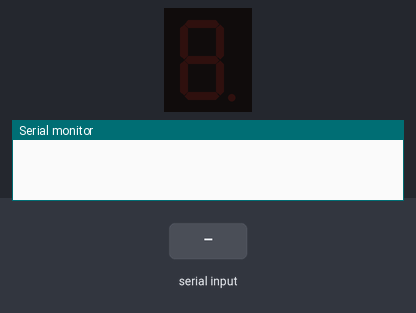
This sketch was run on a simulated Arduino Uno, built with avr-gcc and run on an emulated ATmega328P. Shown: 1-digit seven-segment display, the last lines printed to the serial monitor. Wiring (inferred from the names in the program): 1-digit 7-segment display, segments lit when HIGH: segments pin 2, pin 3, pin 4, pin 5, pin 6, pin 7, pin 8. The test bench sets the inputs (shaded band). The segment pins are drawn as the display they are named for.

Above: at 1.2 s.
1.3 s: "90,45\n" received over Serial
At 2.2 s:
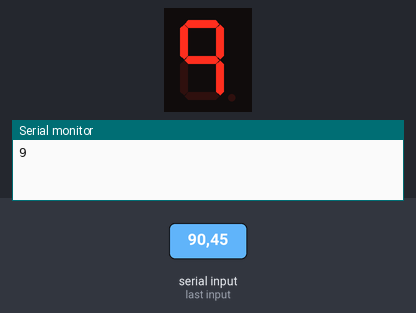
2.8 s: "30,150\n" received over Serial
At 3.4 s:
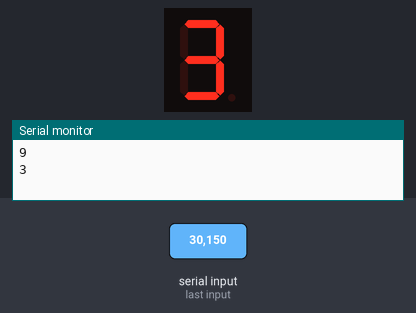
4.3 s: "5\n" received over Serial
At 5.5 s:
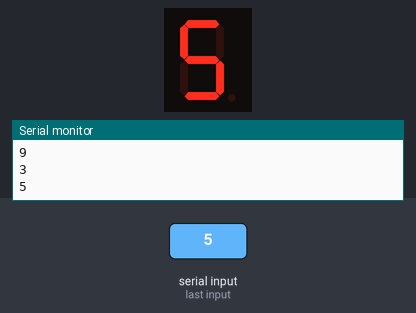
5.8 s: "200\n" received over Serial
At 6.8 s:
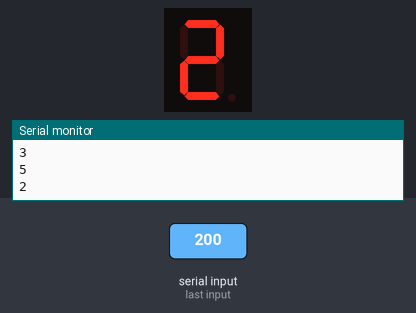
7.3 s: "90\n" received over Serial
At 7.9 s:
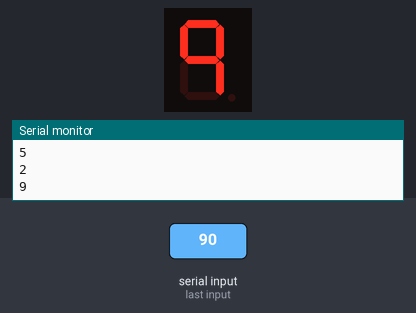
Timing chart, 0 to 9.8 s (numbered marks = the images above; inputs shaded):
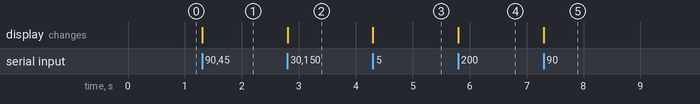

The sketch:

Ex5LedSequencial.ino
```cpp
String input = "";

const int A = 2; // Primeiramente setamos os 7 pinos dos segmentos
const int B = 3;
const int C = 4;
const int D = 5;
const int E = 6;
const int F = 7;
const int G = 8;

int numbers [][10] = {
  {A,B,C,D,E,F}, //0
  {B,C},  //1
  {A,B,D,E,G},  //2
  {A,B,C,D,G},  //3
  {B,C,F,G},  //4
  {A,C,D,F,G},  //5
  {C,D,E,F,G},  //6
  {A,B,C},  //7
  {A,B,C,D,E,F,G},  //8
  {A,B,C,F,G},  //9
};

boolean ligaPonto = false;

void setup(){
  Serial.begin(9600);

  pinMode(A, OUTPUT);
  pinMode(B, OUTPUT);
  pinMode(C, OUTPUT);
  pinMode(D, OUTPUT);
  pinMode(E, OUTPUT);
  pinMode(F, OUTPUT);
  pinMode(G, OUTPUT);

}

void turnOffAll(){
  digitalWrite(A, LOW);
  digitalWrite(B, LOW);
  digitalWrite(C, LOW);
  digitalWrite(D, LOW);
  digitalWrite(E, LOW);
  digitalWrite(F, LOW);
  digitalWrite(G, LOW);
}

void loop(){
  if (Serial.available()) {
    input = Serial.readStringUntil('\n');
    int valor = (int)input[0] - '0';
    Serial.println(valor);

    turnOffAll();
    for(int i = 0; i < 10; i++){
      if(numbers[valor][i]){
        digitalWrite(numbers[valor][i], HIGH);
      }
    }
  }
}
```

Measured:
- after the input at 1.3 s, the display: changes at once (image 1)
- after the input at 2.8 s, the display: changes at once (image 2)
- after the input at 4.3 s, the display: changes at once (image 3)
- after the input at 5.8 s, the display: changes at once (image 4)
- after the input at 7.3 s, the display: changes at once (image 5)
